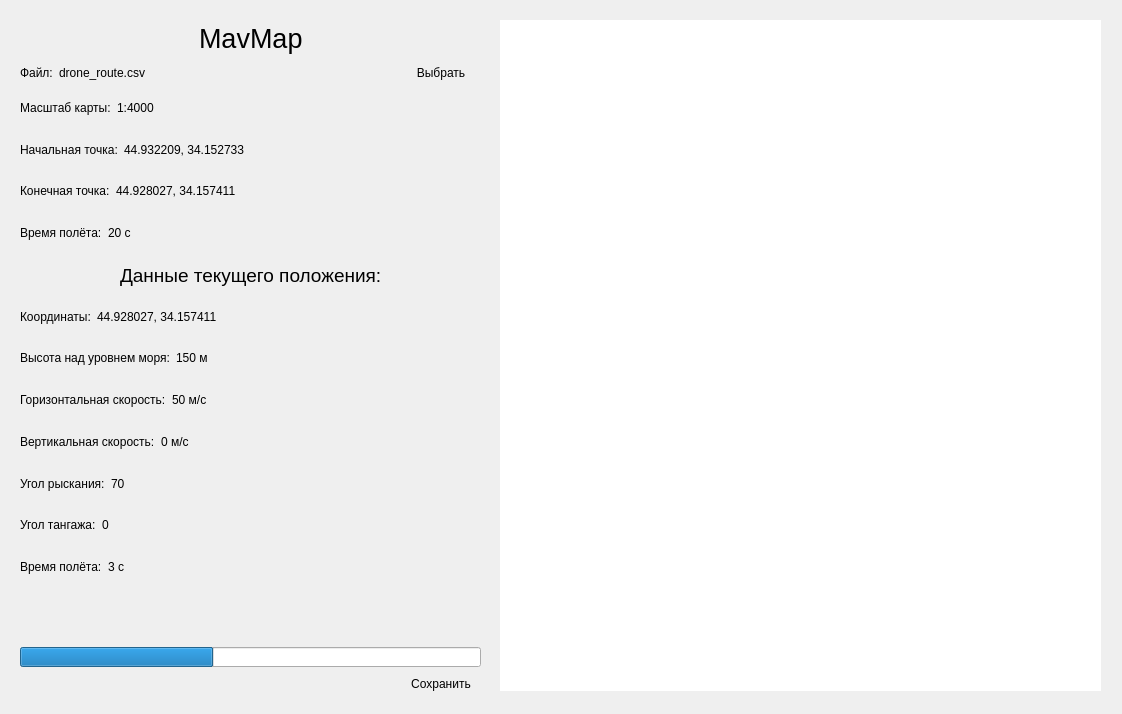
<?xml version="1.0" encoding="UTF-8"?>
<ui version="4.0">
 <class>MainWindow</class>
 <widget class="QMainWindow" name="MainWindow">
  <property name="geometry">
   <rect>
    <x>0</x>
    <y>0</y>
    <width>1122</width>
    <height>714</height>
   </rect>
  </property>
  <property name="windowTitle">
   <string>MavMap</string>
  </property>
  <widget class="QWidget" name="centralwidget">
   <widget class="QWidget" name="verticalLayoutWidget">
    <property name="geometry">
     <rect>
      <x>20</x>
      <y>20</y>
      <width>461</width>
      <height>675</height>
     </rect>
    </property>
    <layout class="QVBoxLayout" name="verticalLayout">
     <item>
      <layout class="QHBoxLayout" name="horizontalLayout_2">
       <item>
        <spacer name="horizontalSpacer">
         <property name="orientation">
          <enum>Qt::Horizontal</enum>
         </property>
         <property name="sizeHint" stdset="0">
          <size>
           <width>40</width>
           <height>20</height>
          </size>
         </property>
        </spacer>
       </item>
       <item>
        <widget class="QLabel" name="MavMapTable">
         <property name="font">
          <font>
           <pointsize>20</pointsize>
          </font>
         </property>
         <property name="text">
          <string>MavMap</string>
         </property>
        </widget>
       </item>
       <item>
        <spacer name="horizontalSpacer_2">
         <property name="orientation">
          <enum>Qt::Horizontal</enum>
         </property>
         <property name="sizeHint" stdset="0">
          <size>
           <width>40</width>
           <height>20</height>
          </size>
         </property>
        </spacer>
       </item>
      </layout>
     </item>
     <item>
      <layout class="QHBoxLayout" name="horizontalLayout">
       <item>
        <widget class="QLabel" name="File">
         <property name="text">
          <string>Файл:</string>
         </property>
        </widget>
       </item>
       <item>
        <widget class="QLabel" name="FileName">
         <property name="text">
          <string>drone_route.csv</string>
         </property>
        </widget>
       </item>
       <item>
        <spacer name="horizontalSpacer_8">
         <property name="orientation">
          <enum>Qt::Horizontal</enum>
         </property>
         <property name="sizeHint" stdset="0">
          <size>
           <width>40</width>
           <height>20</height>
          </size>
         </property>
        </spacer>
       </item>
       <item>
        <widget class="QPushButton" name="Choose">
         <property name="text">
          <string>Выбрать</string>
         </property>
         <property name="flat">
          <bool>true</bool>
         </property>
        </widget>
       </item>
      </layout>
     </item>
     <item>
      <layout class="QHBoxLayout" name="horizontalLayout_6">
       <item>
        <widget class="QLabel" name="Scale">
         <property name="text">
          <string>Масштаб карты:</string>
         </property>
        </widget>
       </item>
       <item>
        <widget class="QLabel" name="ScaleValue">
         <property name="text">
          <string>1:4000</string>
         </property>
        </widget>
       </item>
       <item>
        <spacer name="horizontalSpacer_9">
         <property name="orientation">
          <enum>Qt::Horizontal</enum>
         </property>
         <property name="sizeHint" stdset="0">
          <size>
           <width>40</width>
           <height>20</height>
          </size>
         </property>
        </spacer>
       </item>
      </layout>
     </item>
     <item>
      <layout class="QHBoxLayout" name="horizontalLayout_7">
       <item>
        <widget class="QLabel" name="StartPoint">
         <property name="text">
          <string>Начальная точка:</string>
         </property>
        </widget>
       </item>
       <item>
        <widget class="QLabel" name="StartPointValue">
         <property name="text">
          <string>44.932209, 34.152733</string>
         </property>
        </widget>
       </item>
       <item>
        <spacer name="horizontalSpacer_10">
         <property name="orientation">
          <enum>Qt::Horizontal</enum>
         </property>
         <property name="sizeHint" stdset="0">
          <size>
           <width>40</width>
           <height>20</height>
          </size>
         </property>
        </spacer>
       </item>
      </layout>
     </item>
     <item>
      <layout class="QHBoxLayout" name="horizontalLayout_8">
       <item>
        <widget class="QLabel" name="FinishPoint">
         <property name="text">
          <string>Конечная точка:</string>
         </property>
        </widget>
       </item>
       <item>
        <widget class="QLabel" name="FinishPointValue">
         <property name="text">
          <string>44.928027, 34.157411</string>
         </property>
        </widget>
       </item>
       <item>
        <spacer name="horizontalSpacer_11">
         <property name="orientation">
          <enum>Qt::Horizontal</enum>
         </property>
         <property name="sizeHint" stdset="0">
          <size>
           <width>40</width>
           <height>20</height>
          </size>
         </property>
        </spacer>
       </item>
      </layout>
     </item>
     <item>
      <layout class="QHBoxLayout" name="horizontalLayout_9">
       <item>
        <widget class="QLabel" name="AllTimeFlight">
         <property name="text">
          <string>Время полёта:</string>
         </property>
        </widget>
       </item>
       <item>
        <widget class="QLabel" name="AllTimeFlightValue">
         <property name="text">
          <string>20 c</string>
         </property>
        </widget>
       </item>
       <item>
        <spacer name="horizontalSpacer_12">
         <property name="orientation">
          <enum>Qt::Horizontal</enum>
         </property>
         <property name="sizeHint" stdset="0">
          <size>
           <width>40</width>
           <height>20</height>
          </size>
         </property>
        </spacer>
       </item>
      </layout>
     </item>
     <item>
      <layout class="QHBoxLayout" name="horizontalLayout_3">
       <item>
        <spacer name="horizontalSpacer_3">
         <property name="orientation">
          <enum>Qt::Horizontal</enum>
         </property>
         <property name="sizeHint" stdset="0">
          <size>
           <width>40</width>
           <height>20</height>
          </size>
         </property>
        </spacer>
       </item>
       <item>
        <widget class="QLabel" name="DataPosition">
         <property name="font">
          <font>
           <pointsize>14</pointsize>
          </font>
         </property>
         <property name="text">
          <string>Данные текущего положения:</string>
         </property>
        </widget>
       </item>
       <item>
        <spacer name="horizontalSpacer_4">
         <property name="orientation">
          <enum>Qt::Horizontal</enum>
         </property>
         <property name="sizeHint" stdset="0">
          <size>
           <width>40</width>
           <height>20</height>
          </size>
         </property>
        </spacer>
       </item>
      </layout>
     </item>
     <item>
      <layout class="QHBoxLayout" name="horizontalLayout_11">
       <item>
        <widget class="QLabel" name="Coordinates">
         <property name="text">
          <string>Координаты:</string>
         </property>
        </widget>
       </item>
       <item>
        <widget class="QLabel" name="CoordValue">
         <property name="text">
          <string>44.928027, 34.157411</string>
         </property>
        </widget>
       </item>
       <item>
        <spacer name="horizontalSpacer_13">
         <property name="orientation">
          <enum>Qt::Horizontal</enum>
         </property>
         <property name="sizeHint" stdset="0">
          <size>
           <width>40</width>
           <height>20</height>
          </size>
         </property>
        </spacer>
       </item>
      </layout>
     </item>
     <item>
      <layout class="QHBoxLayout" name="horizontalLayout_10">
       <item>
        <widget class="QLabel" name="Height">
         <property name="text">
          <string>Высота над уровнем моря:</string>
         </property>
        </widget>
       </item>
       <item>
        <widget class="QLabel" name="HeightValue">
         <property name="text">
          <string>150 м</string>
         </property>
        </widget>
       </item>
       <item>
        <spacer name="horizontalSpacer_14">
         <property name="orientation">
          <enum>Qt::Horizontal</enum>
         </property>
         <property name="sizeHint" stdset="0">
          <size>
           <width>40</width>
           <height>20</height>
          </size>
         </property>
        </spacer>
       </item>
      </layout>
     </item>
     <item>
      <layout class="QHBoxLayout" name="horizontalLayout_12">
       <item>
        <widget class="QLabel" name="HorizSpeed">
         <property name="text">
          <string>Горизонтальная скорость:</string>
         </property>
        </widget>
       </item>
       <item>
        <widget class="QLabel" name="HSpeedValue">
         <property name="text">
          <string>50 м/с</string>
         </property>
        </widget>
       </item>
       <item>
        <spacer name="horizontalSpacer_15">
         <property name="orientation">
          <enum>Qt::Horizontal</enum>
         </property>
         <property name="sizeHint" stdset="0">
          <size>
           <width>40</width>
           <height>20</height>
          </size>
         </property>
        </spacer>
       </item>
      </layout>
     </item>
     <item>
      <layout class="QHBoxLayout" name="horizontalLayout_13">
       <item>
        <widget class="QLabel" name="VerticSpeed">
         <property name="text">
          <string>Вертикальная скорость:</string>
         </property>
        </widget>
       </item>
       <item>
        <widget class="QLabel" name="VSpeedValue">
         <property name="text">
          <string>0 м/с</string>
         </property>
        </widget>
       </item>
       <item>
        <spacer name="horizontalSpacer_16">
         <property name="orientation">
          <enum>Qt::Horizontal</enum>
         </property>
         <property name="sizeHint" stdset="0">
          <size>
           <width>40</width>
           <height>20</height>
          </size>
         </property>
        </spacer>
       </item>
      </layout>
     </item>
     <item>
      <layout class="QHBoxLayout" name="horizontalLayout_14">
       <item>
        <widget class="QLabel" name="YawAngle">
         <property name="text">
          <string>Угол рыскания:</string>
         </property>
        </widget>
       </item>
       <item>
        <widget class="QLabel" name="YawValue">
         <property name="text">
          <string>70</string>
         </property>
        </widget>
       </item>
       <item>
        <spacer name="horizontalSpacer_17">
         <property name="orientation">
          <enum>Qt::Horizontal</enum>
         </property>
         <property name="sizeHint" stdset="0">
          <size>
           <width>40</width>
           <height>20</height>
          </size>
         </property>
        </spacer>
       </item>
      </layout>
     </item>
     <item>
      <layout class="QHBoxLayout" name="horizontalLayout_15">
       <item>
        <widget class="QLabel" name="PitchAngle">
         <property name="text">
          <string>Угол тангажа:</string>
         </property>
        </widget>
       </item>
       <item>
        <widget class="QLabel" name="PitchValue">
         <property name="text">
          <string>0</string>
         </property>
        </widget>
       </item>
       <item>
        <spacer name="horizontalSpacer_18">
         <property name="orientation">
          <enum>Qt::Horizontal</enum>
         </property>
         <property name="sizeHint" stdset="0">
          <size>
           <width>40</width>
           <height>20</height>
          </size>
         </property>
        </spacer>
       </item>
      </layout>
     </item>
     <item>
      <layout class="QHBoxLayout" name="horizontalLayout_16">
       <item>
        <widget class="QLabel" name="TimeFlight">
         <property name="text">
          <string>Время полёта:</string>
         </property>
        </widget>
       </item>
       <item>
        <widget class="QLabel" name="TimeFlightValue">
         <property name="text">
          <string>3 с</string>
         </property>
        </widget>
       </item>
       <item>
        <spacer name="horizontalSpacer_19">
         <property name="orientation">
          <enum>Qt::Horizontal</enum>
         </property>
         <property name="sizeHint" stdset="0">
          <size>
           <width>40</width>
           <height>20</height>
          </size>
         </property>
        </spacer>
       </item>
      </layout>
     </item>
     <item>
      <layout class="QHBoxLayout" name="horizontalLayout_4">
       <property name="sizeConstraint">
        <enum>QLayout::SetFixedSize</enum>
       </property>
       <item>
        <spacer name="horizontalSpacer_5">
         <property name="orientation">
          <enum>Qt::Horizontal</enum>
         </property>
         <property name="sizeHint" stdset="0">
          <size>
           <width>40</width>
           <height>20</height>
          </size>
         </property>
        </spacer>
       </item>
       <item>
        <widget class="QPushButton" name="PlayButton">
         <property name="sizePolicy">
          <sizepolicy hsizetype="Fixed" vsizetype="Fixed">
           <horstretch>0</horstretch>
           <verstretch>0</verstretch>
          </sizepolicy>
         </property>
         <property name="minimumSize">
          <size>
           <width>50</width>
           <height>50</height>
          </size>
         </property>
         <property name="text">
          <string/>
         </property>
         <property name="icon">
          <iconset resource="resources.qrc">
           <normaloff>:/images/play.png</normaloff>:/images/play.png</iconset>
         </property>
         <property name="iconSize">
          <size>
           <width>50</width>
           <height>50</height>
          </size>
         </property>
         <property name="flat">
          <bool>true</bool>
         </property>
        </widget>
       </item>
       <item>
        <spacer name="horizontalSpacer_6">
         <property name="orientation">
          <enum>Qt::Horizontal</enum>
         </property>
         <property name="sizeHint" stdset="0">
          <size>
           <width>40</width>
           <height>20</height>
          </size>
         </property>
        </spacer>
       </item>
      </layout>
     </item>
     <item>
      <widget class="QProgressBar" name="Progress">
       <property name="maximumSize">
        <size>
         <width>16777215</width>
         <height>20</height>
        </size>
       </property>
       <property name="value">
        <number>42</number>
       </property>
       <property name="textVisible">
        <bool>false</bool>
       </property>
       <property name="textDirection">
        <enum>QProgressBar::BottomToTop</enum>
       </property>
      </widget>
     </item>
     <item>
      <layout class="QHBoxLayout" name="horizontalLayout_5">
       <item>
        <spacer name="horizontalSpacer_7">
         <property name="orientation">
          <enum>Qt::Horizontal</enum>
         </property>
         <property name="sizeHint" stdset="0">
          <size>
           <width>40</width>
           <height>20</height>
          </size>
         </property>
        </spacer>
       </item>
       <item>
        <widget class="QPushButton" name="SaveButton">
         <property name="text">
          <string>Сохранить</string>
         </property>
         <property name="flat">
          <bool>true</bool>
         </property>
        </widget>
       </item>
      </layout>
     </item>
    </layout>
   </widget>
   <widget class="QWidget" name="widget" native="true">
    <property name="geometry">
     <rect>
      <x>500</x>
      <y>20</y>
      <width>601</width>
      <height>671</height>
     </rect>
    </property>
    <property name="styleSheet">
     <string notr="true">background-color: rgb(255, 255, 255);</string>
    </property>
   </widget>
  </widget>
 </widget>
 <resources>
  <include location="resources.qrc"/>
 </resources>
 <connections/>
</ui>
